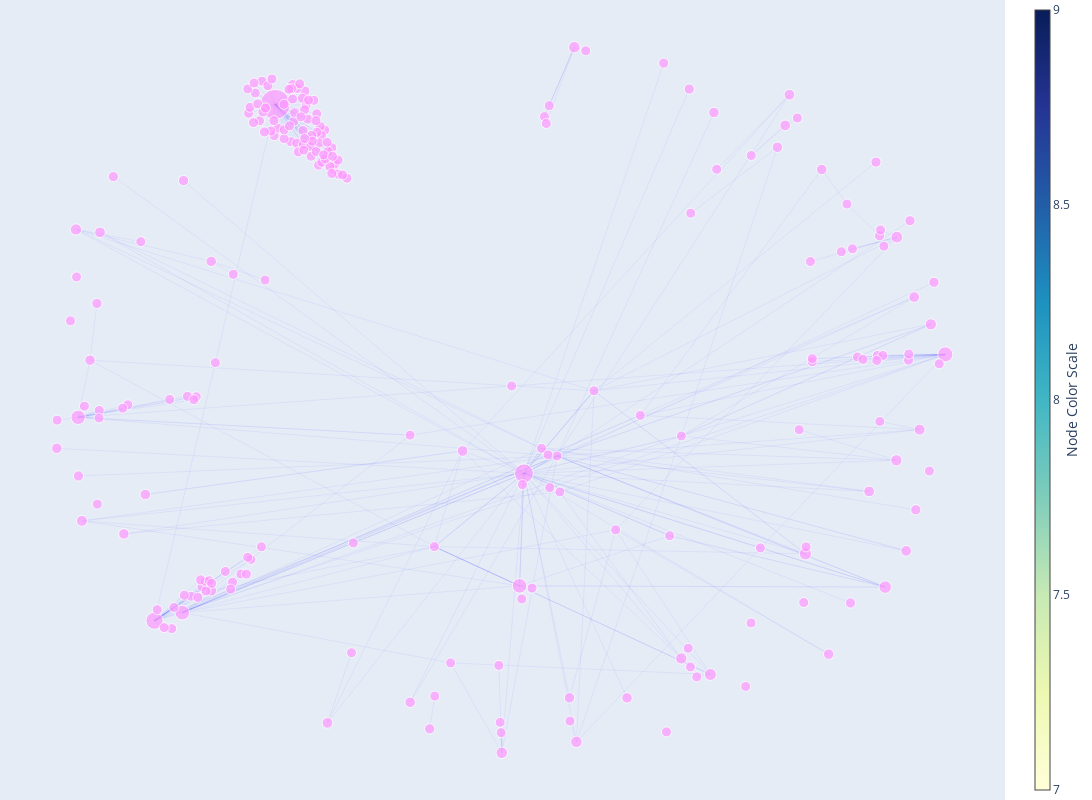

Notebook code cell kept with this figure:
### Code cell
# Layout
pos = nx.spring_layout(G)

# Collect edge weights into a list and normalize them
edge_weights = [G.edges[edge]['weight'] for edge in G.edges()]
max_weight = max(edge_weights)
min_weight = min(edge_weights)

# Initialize list to store edge traces
edge_traces = []

# Loop through each edge to create an edge trace
for edge in G.edges():
    x0, y0 = pos[edge[0]]
    x1, y1 = pos[edge[1]]
    
    # Get edge weight and normalize it
    weight = G.edges[edge]['weight']
    normalized_weight = (weight - min_weight) / (max_weight - min_weight)
    
    edge_color = f'rgba(0,0,255,{normalized_weight+0.1})'
    
    edge_trace = go.Scatter(
        x=[x0, x1, None],
        y=[y0, y1, None],
        line=dict(width=0.5, color=edge_color),
        hoverinfo='none',
        mode='lines'
    )
    
    edge_traces.append(edge_trace)

# Nodes
node_x = []
node_y = []
node_text = []

node_reads = [G.nodes[node].get('reads', 0) for node in G.nodes()]
max_reads = max(node_reads)
min_reads = min(node_reads)
node_sizes = [(reads - min_reads)/(max_reads - min_reads) * 20 + 10 for reads in node_reads]


for node in G.nodes():
    x, y = pos[node]
    node_x.append(x)
    node_y.append(y)
    # Sample node attributes (Replace this line with your actual node attributes)
    node_text.append(f'Node {node}<br>OP:{G.nodes[node]["OP_author"]}<br>Reads:{G.nodes[node]["reads"]}<br>Comments:{G.nodes[node]["comments"]}')

node_trace = go.Scatter(
    x=node_x,
    y=node_y,
    mode='markers',
    text=node_text,
    textposition="bottom center",
    hoverinfo='text',
    marker=dict(
        showscale=True,
        colorscale='YlGnBu',
        size=node_sizes,  # Node sizes based on 'reads'
        colorbar=dict(
            thickness=15,
            title='Node Color Scale',
            xanchor='left',
            titleside='right'
        )
    )
)

# Create the final figure
fig = go.Figure(data=edge_traces + [node_trace],
                layout=go.Layout(
                    showlegend=False,
                    hovermode='closest',
                    margin=dict(b=0, l=0, r=0, t=0),
                    xaxis=dict(showgrid=False, zeroline=False, showticklabels=False),
                    yaxis=dict(showgrid=False, zeroline=False, showticklabels=False))
                )

fig.update_layout(
    height=800,
    width=1200
)

fig.show()
